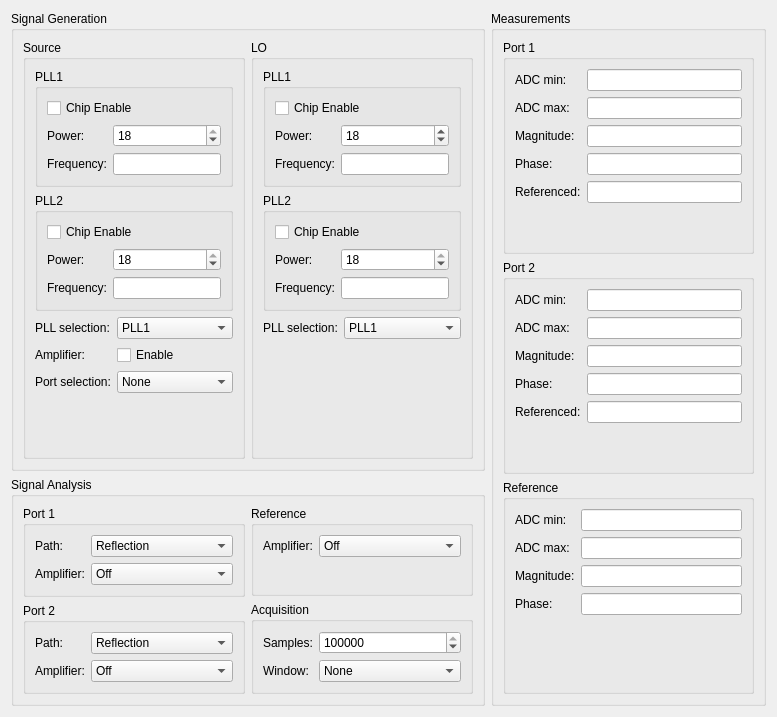
<?xml version="1.0" encoding="UTF-8"?>
<ui version="4.0">
 <class>ManualControlDialogVE0</class>
 <widget class="QDialog" name="ManualControlDialogVE0">
  <property name="windowModality">
   <enum>Qt::WindowModality::ApplicationModal</enum>
  </property>
  <property name="geometry">
   <rect>
    <x>0</x>
    <y>0</y>
    <width>777</width>
    <height>717</height>
   </rect>
  </property>
  <property name="windowTitle">
   <string>Manual System Control</string>
  </property>
  <layout class="QHBoxLayout" name="horizontalLayout_4">
   <item>
    <layout class="QHBoxLayout" name="horizontalLayout_3">
     <item>
      <layout class="QVBoxLayout" name="verticalLayout_3">
       <item>
        <widget class="QGroupBox" name="groupBox_10">
         <property name="title">
          <string>Signal Generation</string>
         </property>
         <layout class="QHBoxLayout" name="horizontalLayout_2">
          <item>
           <widget class="QGroupBox" name="groupBox_3">
            <property name="title">
             <string>Source</string>
            </property>
            <layout class="QVBoxLayout" name="verticalLayout">
             <item>
              <widget class="QGroupBox" name="groupBox">
               <property name="title">
                <string>PLL1</string>
               </property>
               <layout class="QVBoxLayout" name="verticalLayout_10">
                <item>
                 <widget class="QCheckBox" name="src1CE">
                  <property name="text">
                   <string>Chip Enable</string>
                  </property>
                 </widget>
                </item>
                <item>
                 <layout class="QFormLayout" name="formLayout">
                  <item row="0" column="0">
                   <widget class="QLabel" name="label">
                    <property name="text">
                     <string>Power:</string>
                    </property>
                   </widget>
                  </item>
                  <item row="1" column="0">
                   <widget class="QLabel" name="label_2">
                    <property name="text">
                     <string>Frequency:</string>
                    </property>
                   </widget>
                  </item>
                  <item row="1" column="1">
                   <widget class="SIUnitEdit" name="src1Freq"/>
                  </item>
                  <item row="0" column="1">
                   <widget class="QSpinBox" name="src1Pwr">
                    <property name="maximum">
                     <number>18</number>
                    </property>
                    <property name="value">
                     <number>18</number>
                    </property>
                   </widget>
                  </item>
                 </layout>
                </item>
               </layout>
              </widget>
             </item>
             <item>
              <widget class="QGroupBox" name="groupBox_2">
               <property name="title">
                <string>PLL2</string>
               </property>
               <layout class="QVBoxLayout" name="verticalLayout_13">
                <item>
                 <widget class="QCheckBox" name="src2CE">
                  <property name="text">
                   <string>Chip Enable</string>
                  </property>
                 </widget>
                </item>
                <item>
                 <layout class="QFormLayout" name="formLayout_2">
                  <item row="0" column="0">
                   <widget class="QLabel" name="label_3">
                    <property name="text">
                     <string>Power:</string>
                    </property>
                   </widget>
                  </item>
                  <item row="1" column="0">
                   <widget class="QLabel" name="label_4">
                    <property name="text">
                     <string>Frequency:</string>
                    </property>
                   </widget>
                  </item>
                  <item row="1" column="1">
                   <widget class="SIUnitEdit" name="src2Freq"/>
                  </item>
                  <item row="0" column="1">
                   <widget class="QSpinBox" name="src2Pwr">
                    <property name="maximum">
                     <number>18</number>
                    </property>
                    <property name="value">
                     <number>18</number>
                    </property>
                   </widget>
                  </item>
                 </layout>
                </item>
               </layout>
              </widget>
             </item>
             <item>
              <layout class="QFormLayout" name="formLayout_10">
               <item row="0" column="0">
                <widget class="QLabel" name="label_5">
                 <property name="text">
                  <string>PLL selection:</string>
                 </property>
                </widget>
               </item>
               <item row="0" column="1">
                <widget class="QComboBox" name="srcSel">
                 <property name="currentIndex">
                  <number>1</number>
                 </property>
                 <item>
                  <property name="text">
                   <string>None</string>
                  </property>
                 </item>
                 <item>
                  <property name="text">
                   <string>PLL1</string>
                  </property>
                 </item>
                 <item>
                  <property name="text">
                   <string>PLL2</string>
                  </property>
                 </item>
                </widget>
               </item>
               <item row="1" column="0">
                <widget class="QLabel" name="label_16">
                 <property name="text">
                  <string>Amplifier:</string>
                 </property>
                </widget>
               </item>
               <item row="1" column="1">
                <widget class="QCheckBox" name="srcAmp">
                 <property name="text">
                  <string>Enable</string>
                 </property>
                </widget>
               </item>
               <item row="2" column="0">
                <widget class="QLabel" name="label_10">
                 <property name="text">
                  <string>Port selection:</string>
                 </property>
                </widget>
               </item>
               <item row="2" column="1">
                <widget class="QComboBox" name="portSel">
                 <item>
                  <property name="text">
                   <string>None</string>
                  </property>
                 </item>
                 <item>
                  <property name="text">
                   <string>Port 1</string>
                  </property>
                 </item>
                 <item>
                  <property name="text">
                   <string>Port 2</string>
                  </property>
                 </item>
                </widget>
               </item>
              </layout>
             </item>
             <item>
              <spacer name="verticalSpacer_2">
               <property name="orientation">
                <enum>Qt::Orientation::Vertical</enum>
               </property>
               <property name="sizeHint" stdset="0">
                <size>
                 <width>20</width>
                 <height>40</height>
                </size>
               </property>
              </spacer>
             </item>
            </layout>
           </widget>
          </item>
          <item>
           <widget class="QGroupBox" name="groupBox_4">
            <property name="title">
             <string>LO</string>
            </property>
            <layout class="QVBoxLayout" name="verticalLayout_2">
             <item>
              <widget class="QGroupBox" name="groupBox_5">
               <property name="title">
                <string>PLL1</string>
               </property>
               <layout class="QVBoxLayout" name="verticalLayout_11">
                <item>
                 <widget class="QCheckBox" name="LO1CE">
                  <property name="text">
                   <string>Chip Enable</string>
                  </property>
                 </widget>
                </item>
                <item>
                 <layout class="QFormLayout" name="formLayout_11">
                  <item row="0" column="0">
                   <widget class="QLabel" name="label_29">
                    <property name="text">
                     <string>Power:</string>
                    </property>
                   </widget>
                  </item>
                  <item row="1" column="0">
                   <widget class="QLabel" name="label_30">
                    <property name="text">
                     <string>Frequency:</string>
                    </property>
                   </widget>
                  </item>
                  <item row="1" column="1">
                   <widget class="SIUnitEdit" name="LO1Freq"/>
                  </item>
                  <item row="0" column="1">
                   <widget class="QSpinBox" name="LO1Pwr">
                    <property name="maximum">
                     <number>63</number>
                    </property>
                    <property name="value">
                     <number>18</number>
                    </property>
                   </widget>
                  </item>
                 </layout>
                </item>
               </layout>
              </widget>
             </item>
             <item>
              <widget class="QGroupBox" name="groupBox_6">
               <property name="title">
                <string>PLL2</string>
               </property>
               <layout class="QVBoxLayout" name="verticalLayout_14">
                <item>
                 <widget class="QCheckBox" name="LO2CE">
                  <property name="text">
                   <string>Chip Enable</string>
                  </property>
                 </widget>
                </item>
                <item>
                 <layout class="QFormLayout" name="formLayout_12">
                  <item row="0" column="0">
                   <widget class="QLabel" name="label_31">
                    <property name="text">
                     <string>Power:</string>
                    </property>
                   </widget>
                  </item>
                  <item row="1" column="0">
                   <widget class="QLabel" name="label_32">
                    <property name="text">
                     <string>Frequency:</string>
                    </property>
                   </widget>
                  </item>
                  <item row="1" column="1">
                   <widget class="SIUnitEdit" name="LO2Freq"/>
                  </item>
                  <item row="0" column="1">
                   <widget class="QSpinBox" name="LO2Pwr">
                    <property name="maximum">
                     <number>18</number>
                    </property>
                    <property name="value">
                     <number>18</number>
                    </property>
                   </widget>
                  </item>
                 </layout>
                </item>
               </layout>
              </widget>
             </item>
             <item>
              <layout class="QFormLayout" name="formLayout_13">
               <item row="0" column="0">
                <widget class="QLabel" name="label_33">
                 <property name="text">
                  <string>PLL selection:</string>
                 </property>
                </widget>
               </item>
               <item row="0" column="1">
                <widget class="QComboBox" name="LOSel">
                 <item>
                  <property name="text">
                   <string>PLL1</string>
                  </property>
                 </item>
                 <item>
                  <property name="text">
                   <string>PLL2</string>
                  </property>
                 </item>
                </widget>
               </item>
              </layout>
             </item>
             <item>
              <spacer name="verticalSpacer">
               <property name="orientation">
                <enum>Qt::Orientation::Vertical</enum>
               </property>
               <property name="sizeHint" stdset="0">
                <size>
                 <width>20</width>
                 <height>40</height>
                </size>
               </property>
              </spacer>
             </item>
            </layout>
           </widget>
          </item>
         </layout>
        </widget>
       </item>
       <item>
        <widget class="QGroupBox" name="groupBox_11">
         <property name="title">
          <string>Signal Analysis</string>
         </property>
         <layout class="QHBoxLayout" name="horizontalLayout">
          <item>
           <layout class="QVBoxLayout" name="verticalLayout_6">
            <item>
             <widget class="QGroupBox" name="groupBox_7">
              <property name="title">
               <string>Port 1</string>
              </property>
              <layout class="QFormLayout" name="formLayout_3">
               <item row="0" column="0">
                <widget class="QLabel" name="label_6">
                 <property name="text">
                  <string>Path:</string>
                 </property>
                </widget>
               </item>
               <item row="0" column="1">
                <widget class="QComboBox" name="P1Path">
                 <item>
                  <property name="text">
                   <string>Reflection</string>
                  </property>
                 </item>
                 <item>
                  <property name="text">
                   <string>Transmission</string>
                  </property>
                 </item>
                </widget>
               </item>
               <item row="1" column="0">
                <widget class="QLabel" name="label_7">
                 <property name="text">
                  <string>Amplifier:</string>
                 </property>
                </widget>
               </item>
               <item row="1" column="1">
                <widget class="QComboBox" name="P1Amp">
                 <item>
                  <property name="text">
                   <string>Off</string>
                  </property>
                 </item>
                 <item>
                  <property name="text">
                   <string>On</string>
                  </property>
                 </item>
                 <item>
                  <property name="text">
                   <string>Bypass</string>
                  </property>
                 </item>
                </widget>
               </item>
              </layout>
             </widget>
            </item>
            <item>
             <widget class="QGroupBox" name="groupBox_8">
              <property name="title">
               <string>Port 2</string>
              </property>
              <layout class="QFormLayout" name="formLayout_4">
               <item row="0" column="0">
                <widget class="QLabel" name="label_8">
                 <property name="text">
                  <string>Path:</string>
                 </property>
                </widget>
               </item>
               <item row="0" column="1">
                <widget class="QComboBox" name="P2Path">
                 <item>
                  <property name="text">
                   <string>Reflection</string>
                  </property>
                 </item>
                 <item>
                  <property name="text">
                   <string>Transmission</string>
                  </property>
                 </item>
                </widget>
               </item>
               <item row="1" column="0">
                <widget class="QLabel" name="label_9">
                 <property name="text">
                  <string>Amplifier:</string>
                 </property>
                </widget>
               </item>
               <item row="1" column="1">
                <widget class="QComboBox" name="P2Amp">
                 <item>
                  <property name="text">
                   <string>Off</string>
                  </property>
                 </item>
                 <item>
                  <property name="text">
                   <string>On</string>
                  </property>
                 </item>
                 <item>
                  <property name="text">
                   <string>Bypass</string>
                  </property>
                 </item>
                </widget>
               </item>
              </layout>
             </widget>
            </item>
           </layout>
          </item>
          <item>
           <layout class="QVBoxLayout" name="verticalLayout_8">
            <item>
             <widget class="QGroupBox" name="groupBox_9">
              <property name="title">
               <string>Reference</string>
              </property>
              <layout class="QFormLayout" name="formLayout_5">
               <item row="0" column="0">
                <widget class="QLabel" name="label_11">
                 <property name="text">
                  <string>Amplifier:</string>
                 </property>
                </widget>
               </item>
               <item row="0" column="1">
                <widget class="QComboBox" name="RefAmp">
                 <item>
                  <property name="text">
                   <string>Off</string>
                  </property>
                 </item>
                 <item>
                  <property name="text">
                   <string>On</string>
                  </property>
                 </item>
                 <item>
                  <property name="text">
                   <string>Bypass</string>
                  </property>
                 </item>
                </widget>
               </item>
              </layout>
             </widget>
            </item>
            <item>
             <widget class="QGroupBox" name="groupBox_13">
              <property name="title">
               <string>Acquisition</string>
              </property>
              <layout class="QFormLayout" name="formLayout_6">
               <item row="0" column="0">
                <widget class="QLabel" name="label_12">
                 <property name="text">
                  <string>Samples:</string>
                 </property>
                </widget>
               </item>
               <item row="0" column="1">
                <widget class="QSpinBox" name="Samples">
                 <property name="minimum">
                  <number>8</number>
                 </property>
                 <property name="maximum">
                  <number>131072</number>
                 </property>
                 <property name="singleStep">
                  <number>8</number>
                 </property>
                 <property name="value">
                  <number>131072</number>
                 </property>
                </widget>
               </item>
               <item row="1" column="0">
                <widget class="QLabel" name="label_15">
                 <property name="text">
                  <string>Window:</string>
                 </property>
                </widget>
               </item>
               <item row="1" column="1">
                <widget class="QComboBox" name="Window">
                 <item>
                  <property name="text">
                   <string>None</string>
                  </property>
                 </item>
                 <item>
                  <property name="text">
                   <string>Kaiser</string>
                  </property>
                 </item>
                 <item>
                  <property name="text">
                   <string>Hann</string>
                  </property>
                 </item>
                 <item>
                  <property name="text">
                   <string>Flat Top</string>
                  </property>
                 </item>
                </widget>
               </item>
              </layout>
             </widget>
            </item>
           </layout>
          </item>
         </layout>
        </widget>
       </item>
      </layout>
     </item>
     <item>
      <widget class="QGroupBox" name="groupBox_12">
       <property name="title">
        <string>Measurements</string>
       </property>
       <layout class="QVBoxLayout" name="verticalLayout_16">
        <item>
         <widget class="QGroupBox" name="groupBox_16">
          <property name="title">
           <string>Port 1</string>
          </property>
          <layout class="QVBoxLayout" name="verticalLayout_19">
           <item>
            <layout class="QFormLayout" name="formLayout_9">
             <item row="0" column="0">
              <widget class="QLabel" name="label_25">
               <property name="text">
                <string>ADC min:</string>
               </property>
              </widget>
             </item>
             <item row="0" column="1">
              <widget class="QLineEdit" name="port1min"/>
             </item>
             <item row="1" column="0">
              <widget class="QLabel" name="label_26">
               <property name="text">
                <string>ADC max:</string>
               </property>
              </widget>
             </item>
             <item row="1" column="1">
              <widget class="QLineEdit" name="port1max"/>
             </item>
             <item row="2" column="0">
              <widget class="QLabel" name="label_27">
               <property name="text">
                <string>Magnitude:</string>
               </property>
              </widget>
             </item>
             <item row="2" column="1">
              <widget class="QLineEdit" name="port1mag"/>
             </item>
             <item row="3" column="0">
              <widget class="QLabel" name="label_28">
               <property name="text">
                <string>Phase:</string>
               </property>
              </widget>
             </item>
             <item row="3" column="1">
              <widget class="QLineEdit" name="port1phase"/>
             </item>
             <item row="4" column="0">
              <widget class="QLabel" name="label_13">
               <property name="text">
                <string>Referenced:</string>
               </property>
              </widget>
             </item>
             <item row="4" column="1">
              <widget class="QLineEdit" name="port1referenced"/>
             </item>
            </layout>
           </item>
          </layout>
         </widget>
        </item>
        <item>
         <widget class="QGroupBox" name="groupBox_14">
          <property name="title">
           <string>Port 2</string>
          </property>
          <layout class="QVBoxLayout" name="verticalLayout_17">
           <item>
            <layout class="QFormLayout" name="formLayout_7">
             <item row="0" column="0">
              <widget class="QLabel" name="label_17">
               <property name="text">
                <string>ADC min:</string>
               </property>
              </widget>
             </item>
             <item row="0" column="1">
              <widget class="QLineEdit" name="port2min"/>
             </item>
             <item row="1" column="0">
              <widget class="QLabel" name="label_18">
               <property name="text">
                <string>ADC max:</string>
               </property>
              </widget>
             </item>
             <item row="1" column="1">
              <widget class="QLineEdit" name="port2max"/>
             </item>
             <item row="2" column="0">
              <widget class="QLabel" name="label_19">
               <property name="text">
                <string>Magnitude:</string>
               </property>
              </widget>
             </item>
             <item row="2" column="1">
              <widget class="QLineEdit" name="port2mag"/>
             </item>
             <item row="3" column="0">
              <widget class="QLabel" name="label_20">
               <property name="text">
                <string>Phase:</string>
               </property>
              </widget>
             </item>
             <item row="3" column="1">
              <widget class="QLineEdit" name="port2phase"/>
             </item>
             <item row="4" column="0">
              <widget class="QLabel" name="label_14">
               <property name="text">
                <string>Referenced:</string>
               </property>
              </widget>
             </item>
             <item row="4" column="1">
              <widget class="QLineEdit" name="port2referenced"/>
             </item>
            </layout>
           </item>
          </layout>
         </widget>
        </item>
        <item>
         <widget class="QGroupBox" name="groupBox_15">
          <property name="title">
           <string>Reference</string>
          </property>
          <layout class="QVBoxLayout" name="verticalLayout_18">
           <item>
            <layout class="QFormLayout" name="formLayout_8">
             <item row="0" column="0">
              <widget class="QLabel" name="label_21">
               <property name="text">
                <string>ADC min:</string>
               </property>
              </widget>
             </item>
             <item row="0" column="1">
              <widget class="QLineEdit" name="refmin"/>
             </item>
             <item row="1" column="0">
              <widget class="QLabel" name="label_22">
               <property name="text">
                <string>ADC max:</string>
               </property>
              </widget>
             </item>
             <item row="1" column="1">
              <widget class="QLineEdit" name="refmax"/>
             </item>
             <item row="2" column="0">
              <widget class="QLabel" name="label_23">
               <property name="text">
                <string>Magnitude:</string>
               </property>
              </widget>
             </item>
             <item row="2" column="1">
              <widget class="QLineEdit" name="refmag"/>
             </item>
             <item row="3" column="0">
              <widget class="QLabel" name="label_24">
               <property name="text">
                <string>Phase:</string>
               </property>
              </widget>
             </item>
             <item row="3" column="1">
              <widget class="QLineEdit" name="refphase"/>
             </item>
            </layout>
           </item>
          </layout>
         </widget>
        </item>
       </layout>
      </widget>
     </item>
    </layout>
   </item>
  </layout>
 </widget>
 <customwidgets>
  <customwidget>
   <class>SIUnitEdit</class>
   <extends>QLineEdit</extends>
   <header>CustomWidgets/siunitedit.h</header>
  </customwidget>
 </customwidgets>
 <resources/>
 <connections/>
 <buttongroups>
  <buttongroup name="PortSwitchGroup"/>
  <buttongroup name="SourceSwitchGroup"/>
 </buttongroups>
</ui>
